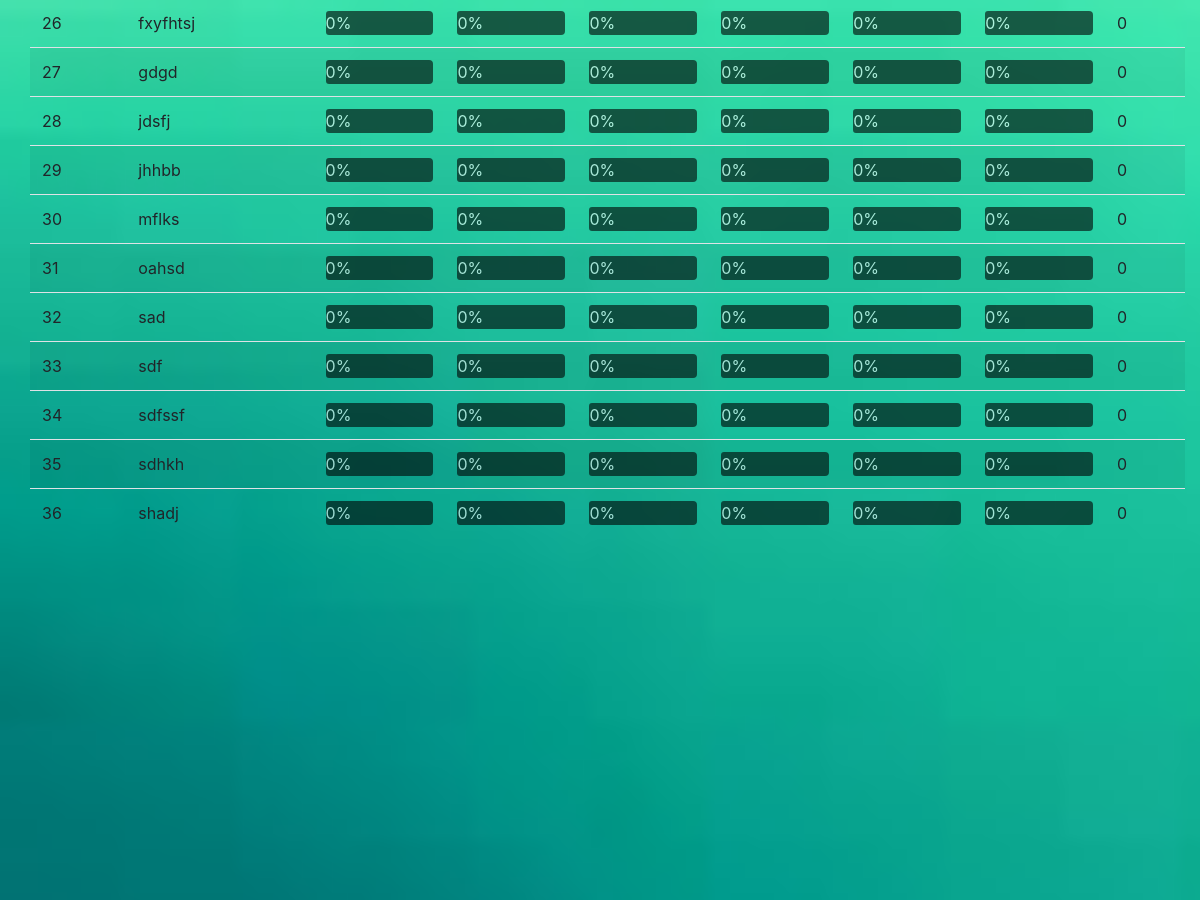
/leaderboard (middle part), run on an earlier commit of the app's database.
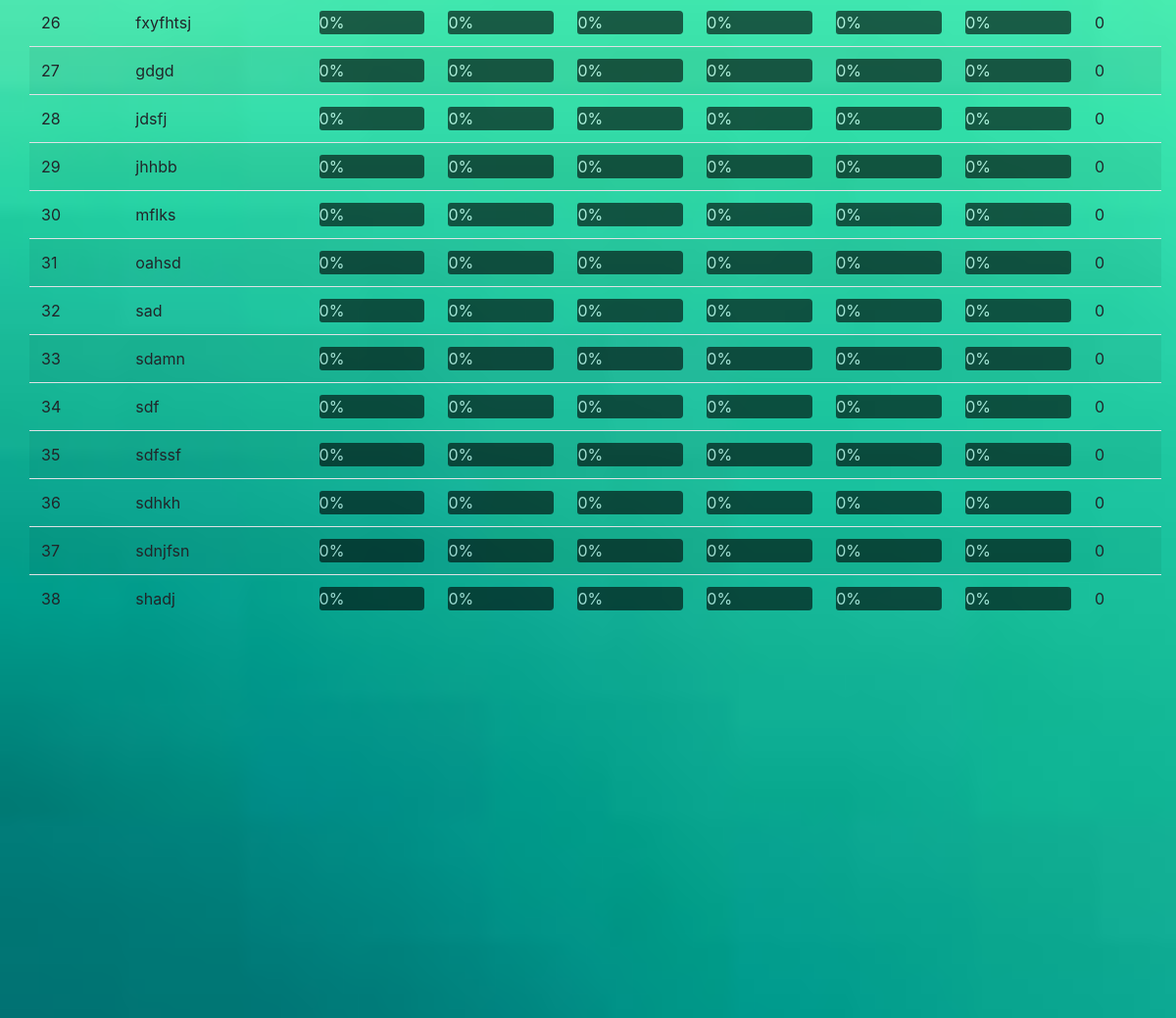
And on a later commit of the database.
### NCC/models.py (models this page shows, shortened)
class Player(models.Model):
    p1name = models.CharField(max_length=120)
    p2name = models.CharField(max_length=120)
    p1email = models.EmailField(max_length=100)
    p2email = models.EmailField(max_length=100)
    pid = models.OneToOneField(User, on_delete=models.CASCADE)
    p1mno = models.CharField(max_length=10)
    p2mno = models.CharField(max_length=10)
    time = models.IntegerField(default=0)
    score = models.IntegerField(default=0)
    level = models.IntegerField(default=0)
    q1_score = models.IntegerField(default=0)
    q2_score = models.IntegerField(default=0)
    q3_score = models.IntegerField(default=0)
    q4_score = models.IntegerField(default=0)
    q5_score = models.IntegerField(default=0)
    q6_score = models.IntegerField(default=0)
    subtime = models.IntegerField(default=0)
    rank = models.IntegerField(default=0)
    gender1 = models.IntegerField(default=0)
    gender2 = models.IntegerField(default=0)

### NCC/views.py (the view)
# urls.py: url(r'^leaderboard', views.leaderboard),
def leaderboard(request):
    count = Player.objects.all().count()
    p = Player.objects.all().order_by('-score', 'time', 'p1name')
    context = {
        'p': p,
        'count': count
    }
    return render(request, 'leaderboard.html', context)

### NCC/templates/leaderboard.html (shortened to what this page needs)
<!DOCTYPE html>
<html lang="en">
<head>
    <link href="static/css/bootstrap.min.css" rel="stylesheet">
	  <link href="static/font-awesome/css/font-awesome.min.css" rel="stylesheet" >
	<link rel="stylesheet" href="static/codingPage.css">
</head>
<body>
    <div class="container-fluid pt-5 " >
        <table class="table table-responsive table-striped container-fluid" style="height:70vh;">
            <tbody>
            {% for l in p %}
				<tr>
                    <td>{{forloop.counter}}</td>
                    <td>{{l.p1name}}</td>
                    <td><div class=" play ">
                        <div class="perc" style="width:{{l.q1_score}}% ; ">{{l.q1_score}}%</div></div></td>
                    <td><div class=" play ">
                        <div class="perc" style="width: {{l.q2_score}}%;">{{l.q2_score}}%</div></div></td>
                    <td><div class="play ">
                        <div class="perc" style="width: {{l.q3_score}}%;">{{l.q3_score}}%</div></div></td>
                    <td><div class=" play ">
                        <div class="perc" style="width: {{l.q4_score}}%; ">{{l.q4_score}}%</div></div></td>
                    <td><div class=" play ">
                        <div class="perc" style="width: {{l.q5_score}}%;">{{l.q5_score}}%</div></div></td>
                    <td><div class=" play ">
                        <div class="perc" style="width: {{l.q6_score}}%; ">{{l.q6_score}}%</div></div></td>
                    <td>{{l.score}}</td>
                </tr>
                {% endfor %}
            </tbody>
        </table>
    </div>
</body>
</html>

What changed in the data, as far as the page shows it:
added Player: p1name "sdamn", q1_score "0", q2_score "0", q3_score "0", q4_score "0", q5_score "0", q6_score "0", score "0"
added Player: p1name "sdnjfsn", q1_score "0", q2_score "0", q3_score "0", q4_score "0", q5_score "0", q6_score "0", score "0"
